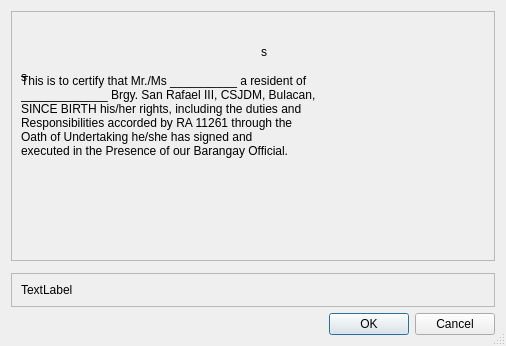
<?xml version="1.0" encoding="UTF-8"?>
<ui version="4.0">
 <class>preview_certificate</class>
 <widget class="QDialog" name="preview_certificate">
  <property name="geometry">
   <rect>
    <x>0</x>
    <y>0</y>
    <width>506</width>
    <height>346</height>
   </rect>
  </property>
  <property name="windowTitle">
   <string>Dialog</string>
  </property>
  <property name="sizeGripEnabled">
   <bool>true</bool>
  </property>
  <layout class="QVBoxLayout" name="verticalLayout">
   <item>
    <widget class="QFrame" name="frame">
     <property name="minimumSize">
      <size>
       <width>0</width>
       <height>250</height>
      </size>
     </property>
     <property name="frameShape">
      <enum>QFrame::StyledPanel</enum>
     </property>
     <property name="frameShadow">
      <enum>QFrame::Raised</enum>
     </property>
     <widget class="QLabel" name="label">
      <property name="geometry">
       <rect>
        <x>10</x>
        <y>29</y>
        <width>468</width>
        <height>151</height>
       </rect>
      </property>
      <property name="styleSheet">
       <string notr="true">font: 16pt &quot;Times New Roman&quot;;</string>
      </property>
      <property name="text">
       <string>This is to certify that Mr./Ms __________ a resident of 
_____________ Brgy. San Rafael III, CSJDM, Bulacan, 
SINCE BIRTH his/her rights, including the duties and
Responsibilities accorded by RA 11261 through the 
Oath of Undertaking he/she has signed and 
executed in the Presence of our Barangay Official.</string>
      </property>
     </widget>
     <widget class="QLabel" name="lbl_certifname">
      <property name="geometry">
       <rect>
        <x>250</x>
        <y>20</y>
        <width>171</width>
        <height>41</height>
       </rect>
      </property>
      <property name="styleSheet">
       <string notr="true">font: 75 12pt &quot;Times New Roman&quot;;</string>
      </property>
      <property name="text">
       <string>s</string>
      </property>
     </widget>
     <widget class="QLabel" name="lbl_certifaddress">
      <property name="geometry">
       <rect>
        <x>10</x>
        <y>50</y>
        <width>141</width>
        <height>31</height>
       </rect>
      </property>
      <property name="styleSheet">
       <string notr="true">font: 75 12pt &quot;Times New Roman&quot;;</string>
      </property>
      <property name="text">
       <string>s</string>
      </property>
     </widget>
    </widget>
   </item>
   <item alignment="Qt::AlignBottom">
    <widget class="QFrame" name="frame_2">
     <property name="frameShape">
      <enum>QFrame::StyledPanel</enum>
     </property>
     <property name="frameShadow">
      <enum>QFrame::Raised</enum>
     </property>
     <layout class="QVBoxLayout" name="verticalLayout_2">
      <item>
       <widget class="QLabel" name="cert_price">
        <property name="styleSheet">
         <string notr="true">font: 16pt &quot;Times New Roman&quot;;</string>
        </property>
        <property name="text">
         <string>TextLabel</string>
        </property>
       </widget>
      </item>
     </layout>
    </widget>
   </item>
   <item>
    <widget class="QDialogButtonBox" name="btnbox_certificate">
     <property name="orientation">
      <enum>Qt::Horizontal</enum>
     </property>
     <property name="standardButtons">
      <set>QDialogButtonBox::Cancel|QDialogButtonBox::Ok</set>
     </property>
    </widget>
   </item>
  </layout>
 </widget>
 <resources/>
 <connections>
  <connection>
   <sender>btnbox_certificate</sender>
   <signal>accepted()</signal>
   <receiver>preview_certificate</receiver>
   <slot>accept()</slot>
   <hints>
    <hint type="sourcelabel">
     <x>248</x>
     <y>254</y>
    </hint>
    <hint type="destinationlabel">
     <x>157</x>
     <y>274</y>
    </hint>
   </hints>
  </connection>
  <connection>
   <sender>btnbox_certificate</sender>
   <signal>rejected()</signal>
   <receiver>preview_certificate</receiver>
   <slot>reject()</slot>
   <hints>
    <hint type="sourcelabel">
     <x>316</x>
     <y>260</y>
    </hint>
    <hint type="destinationlabel">
     <x>286</x>
     <y>274</y>
    </hint>
   </hints>
  </connection>
 </connections>
</ui>
